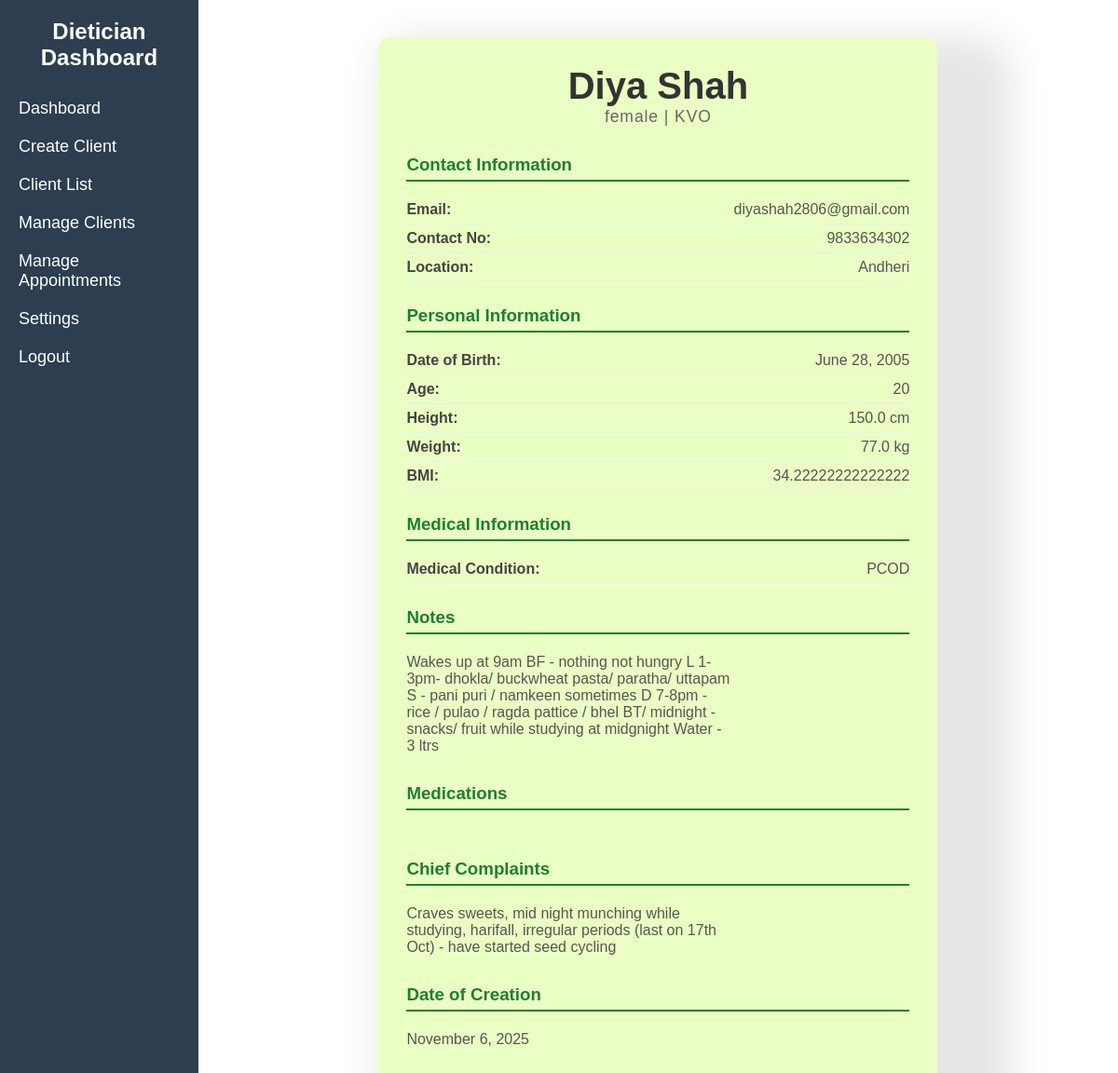
The app's page /client/detail/29/ (signed in), older data.
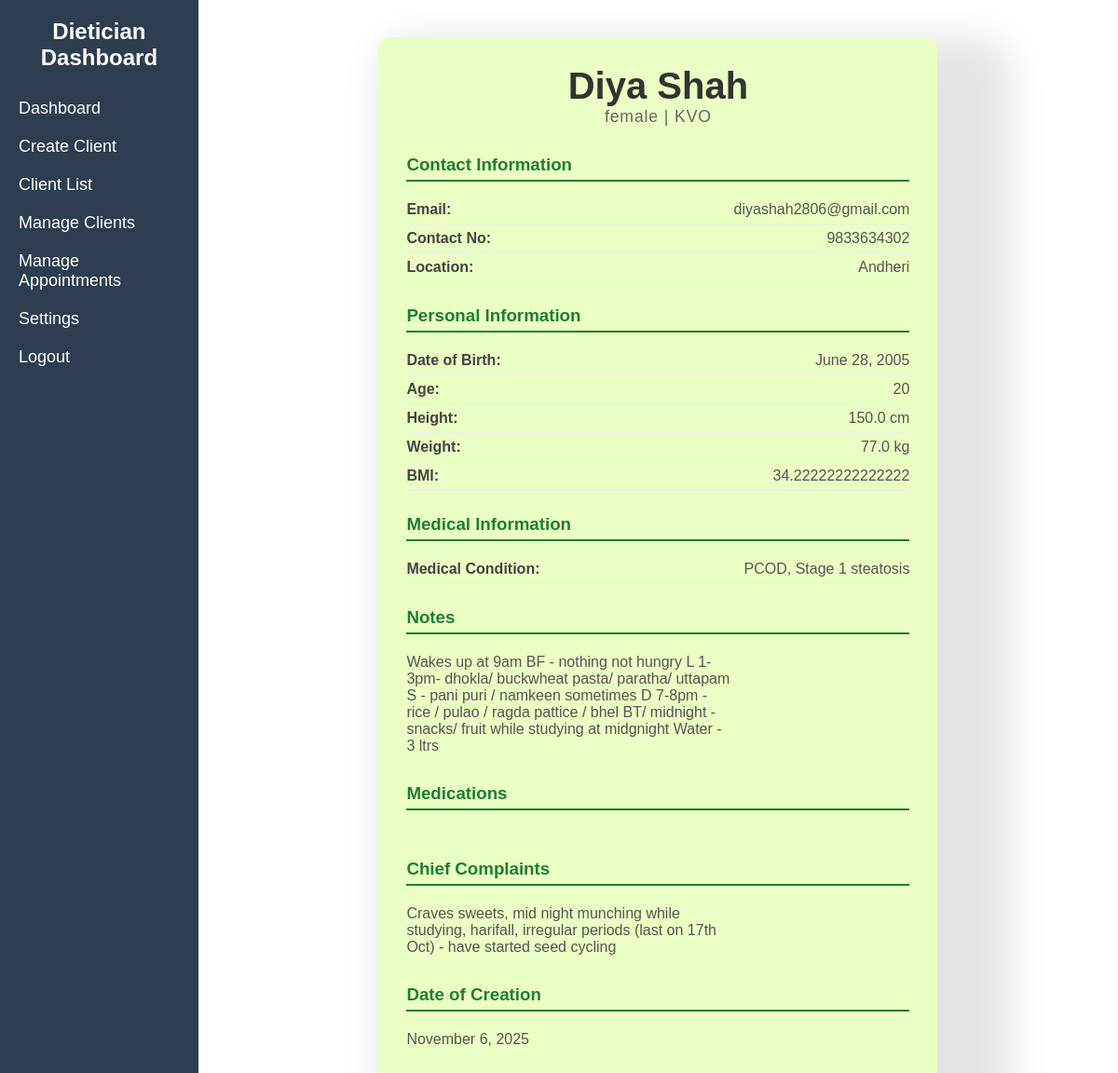
The same page, newer data.
### clients/models.py (models this page shows, shortened)
class ClientDetails(models.Model):
    user = models.OneToOneField(settings.AUTH_USER_MODEL, on_delete=models.CASCADE, related_name='client_profile',blank=True,null=True)
    created_by=models.ForeignKey(settings.AUTH_USER_MODEL, on_delete=models.CASCADE,blank=True,null=True,limit_choices_to={'role': "DIETICIAN"})
    first_name = models.CharField(max_length=100)
    last_name = models.CharField(max_length=100)
    dob = models.DateField(blank=True,null=True)  # Date of Birth
    contact_no = models.CharField(max_length=15,blank=True,null=True)
    email_id = models.EmailField(blank=True,null=True)
    location = models.CharField(max_length=255,blank=True,null=True)
    date_of_creation = models.DateField(auto_now_add=True,blank=True,null=True)  # Automatically set to the current date when the record is created
    notes = models.TextField(blank=True, null=True)
    height = models.FloatField(blank=True,null=True)  # Height in cm (or meters depending on your preference)
    weight = models.FloatField(blank=True,null=True)  # Weight in kg
    medical_condition = models.TextField(blank=True, null=True)
    medications = models.TextField(blank=True, null=True)
    chief_complaints = models.TextField(blank=True, null=True)
    gender = models.CharField(max_length=10, choices=[('Male', 'Male'), ('Female', 'Female'), ('Other', 'Other')])
    client_type = models.CharField(max_length=10, choices=[('KVO', 'KVO'), ('Personal', 'Personal'), ('Other', 'Other')],blank=True)
    DIET_PREFERENCES = [
    ('veg', 'Vegetarian'),
    ('eggetarian', 'Eggetarian'),
    ('nonveg', 'Non-Vegetarian'),
    ('vegan', 'Vegan'),
    ('keto', 'Keto'),
    ('paleo', 'Paleo'),
]
    diet_preference = models.CharField(
        max_length=15,  # ensure it's large enough
        choices=DIET_PREFERENCES,
        default='veg',
        null=True,
        blank=True
    )
    @property
    def age(self):
        today = date.today()
        return today.year - self.dob.year - ((today.month, today.day) < (self.dob.month, self.dob.day))
    @property
    def bmi(self):
        height_in_meters = self.height / 100  # Convert cm to meters
        return self.weight / ((height_in_meters) ** 2)

### clients/views.py (the view)
# urls.py: path('detail/<int:client_id>/', client_detail_view, name='client_detail'),
@role_required('DIETICIAN')
def client_detail_view(request, client_id):
    client = get_object_or_404(ClientDetails, id=client_id)
    context = {
        'user': client,
    }
    return render(request, 'clients/client_detail.html', context)

### accounts/models.py (called while the page is built)
    def is_dietician(self):
        return self.role == 'DIETICIAN'

    def is_client(self):
        return self.role == 'NORMAL'

### clients/templates/clients/client_detail.html (shortened to what this page needs)
{% extends 'core/base.html' %}
{% load static %}
{% block extra_css %}
<link rel="stylesheet" href="{% static 'clients/css/client_detail.css' %}"/>
{% endblock %}
{% block content %}
<div class="profile-card">
    <div class="profile-header">
        <h1>{{ user.first_name }} {{ user.last_name }}</h1>
        <p>{{ user.gender }}{% if user.client_type %} | {{ user.client_type }}{% endif %}</p>
    </div>
    <div class="section">
        <h3>Contact Information</h3>
        <div class="info-row">
            <div class="info-label">Email:</div>
            <div class="info-value">{{ user.email_id }}</div>
        </div>
        <div class="info-row">
            <div class="info-label">Contact No:</div>
            <div class="info-value">{{ user.contact_no }}</div>
        </div>
        <div class="info-row">
            <div class="info-label">Location:</div>
            <div class="info-value">{{ user.location }}</div>
        </div>
    </div>
    <div class="section">
        <h3>Personal Information</h3>
        <div class="info-row">
            <div class="info-label">Date of Birth:</div>
            <div class="info-value">{{ user.dob|date:"F j, Y" }}</div>
        </div>
        <div class="info-row">
            <div class="info-label">Age:</div>
            <div class="info-value">{{ user.age }}</div>
        </div>
        <div class="info-row">
            <div class="info-label">Height:</div>
            <div class="info-value">{{ user.height }} cm</div>
        </div>
        <div class="info-row">
            <div class="info-label">Weight:</div>
            <div class="info-value">{{ user.weight }} kg</div>
        </div>
        <div class="info-row">
            <div class="info-label">BMI:</div>
            <div class="info-value">{{ user.bmi }}</div>
        </div>
    </div>
    <div class="section">
        <h3>Medical Information</h3>
        <div class="info-row">
            <div class="info-label">Medical Condition:</div>
            <div class="info-value">{{ user.medical_condition }}</div>
        </div>
    </div>
    <div class="section">
        <h3>Notes</h3>
        <div class="info-row" style="border:none;">
            <div class="info-value" style="text-align:left;">{{ user.notes }}</div>
        </div>
    </div>
    <div class="section">
        <h3>Medications</h3>
        <div class="info-row" style="border:none;">
        </div>
    </div>
        <div class="section">
        <h3>Chief Complaints</h3>
        <div class="info-row" style="border:none;">
            <div class="info-value" style="text-align:left;">{{ user.chief_complaints }}</div>
        </div>
    </div>
    <div class="section" style="margin-bottom:0;">
        <h3>Date of Creation</h3>
        <div class="info-row" style="border:none;">
            <div class="info-value">{{ user.date_of_creation|date:"F j, Y" }}</div>
        </div>
    </div>
</div>
{% endblock %}

Row changes from the older to the newer data that the page shows:
changed ClientDetails "Diya": medical_condition "PCOD" → "PCOD, Stage 1 steatosis"
